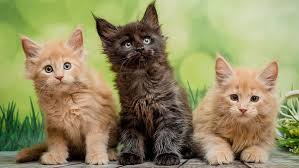
#> input picture OpenCV Notes/Photos/cats_1.jpeg, 299 x 168 px, found by its file name
$ python histogram.py
#> lines starting #> are read from the running program, lines starting #| are printed output that depends on the picture; after the words box and inside, x2 and y2 are one past the last pixel; in counts of white or black regions, pixels touching at a corner belong together
import cv2 as cv
import matplotlib.pyplot as plt
import numpy as np

img = cv.imread(r'Photos\cats_1.jpeg')
#> img is the input picture: shape (168, 299, 3); mean B, G, R 99, 140.8, 146.7
cv.imshow('Cat', img)

gray = cv.cvtColor(img, cv.COLOR_BGR2GRAY)
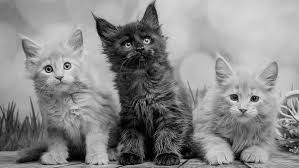
#> gray: shape (168, 299); min 0, max 239, mean 137.8
cv.imshow('Gray', gray)

blank = np.zeros(img.shape[:2], dtype='uint8')
circle = cv.circle(blank, (img.shape[1]//2, img.shape[0]//2), 30, 255, -1)
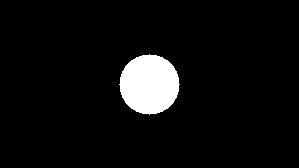
#> blank: shape (168, 299); 5.6% white; 1 white region, box (x1, y1, x2, y2) and area: (119, 54, 180, 115) 2821
mask = cv.bitwise_and(gray, gray, mask = circle)
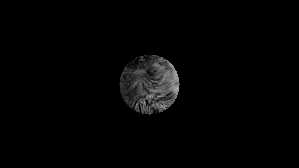
#> mask: shape (168, 299); min 0, max 173, mean 3.9

gray_hist = cv.calcHist([gray], [0], mask, [256], [0,256])
#> gray_hist = 256 values, max 50 at index 38, min 0 at index 0, mean 11.02
# second param -> color channels (for indexing)
# third param -> mask
# fourth para -> # of bins
# fifth param -> range of values
plt.figure()
plt.title('Grayscale Histogram')
plt.xlabel('Bins')
plt.ylabel('Number of Pixels')
plt.plot(gray_hist)
plt.xlim([0, 256])
plt.show()
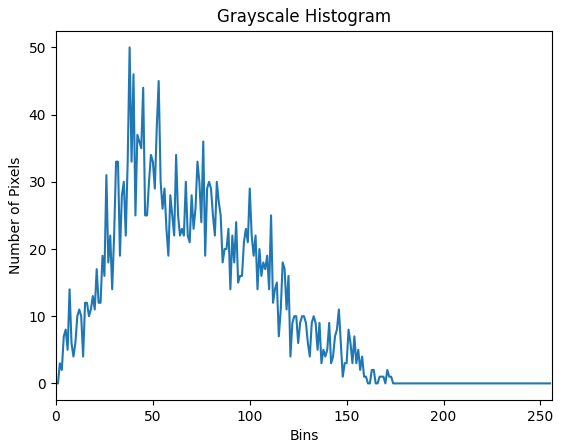
#> figure drawn by matplotlib, 1 panel; curve peaks at x = 38, y = 50

# Color Histogram
plt.figure()
plt.title('Color Histogram')
plt.xlabel('Bins')
plt.ylabel('Number of Pixels')
colors = ('b','g','r')
for i, col in enumerate(colors):
    hist = cv.calcHist([img], [i], None, [256], [0,256])
    plt.plot(hist, color=col)
    plt.xlim([0,256])

plt.show()
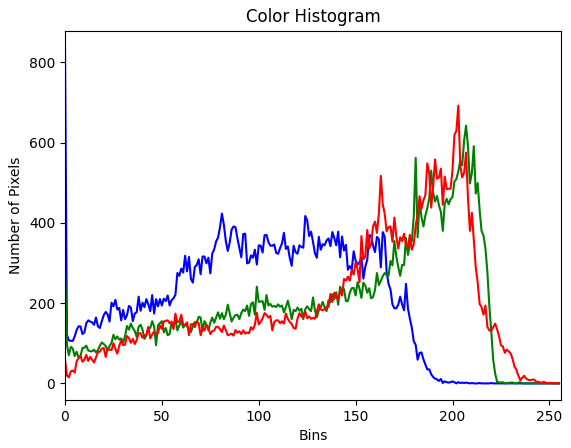
#> figure drawn by matplotlib, 1 panel; curve peaks at x = 0, y = 837; curve peaks at x = 207, y = 642; curve peaks at x = 203, y = 692


cv.waitKey(0)

$ run again, with OpenCV Notes/Photos/cats_2.jpeg copied over OpenCV Notes/Photos/cats_1.jpeg
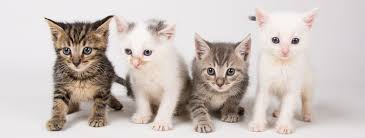
#> input picture OpenCV Notes/Photos/cats_2.jpeg, 365 x 138 px, found by its file name
#> img is the input picture: shape (138, 365, 3); mean B, G, R 188.6, 193.2, 203.2
#> `circle = cv.circle(blank, (img.shape[1]//2, img.shape[0]//2), 30, 255,..`:
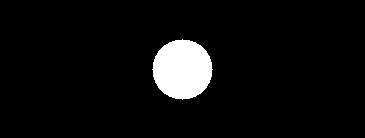
#> blank: shape (138, 365); 5.6% white; 1 white region, box (x1, y1, x2, y2) and area: (152, 39, 213, 100) 2821
#> gray_hist = 256 values, max 113 at index 225, min 0 at index 0, mean 11.02
#> `plt.show()`:
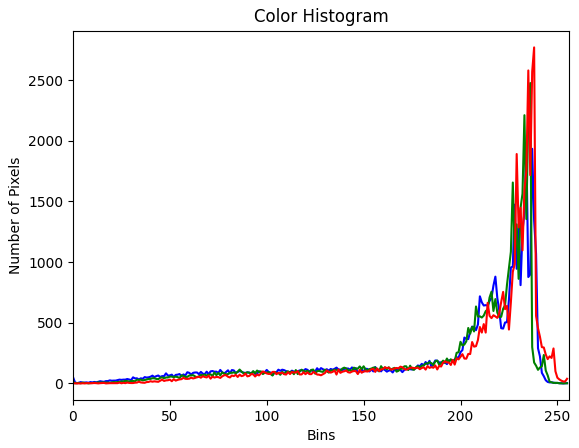
#> figure drawn by matplotlib, 1 panel; curve peaks at x = 234, y = 1948; curve peaks at x = 236, y = 2476; curve peaks at x = 238, y = 2770

$ run again, with OpenCV Notes/Photos/boston.jpeg copied over OpenCV Notes/Photos/cats_1.jpeg
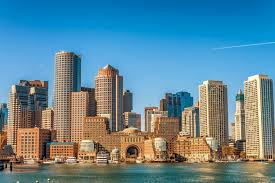
#> input picture OpenCV Notes/Photos/boston.jpeg, 275 x 183 px, found by its file name
#> img is the input picture: shape (183, 275, 3); mean B, G, R 150.2, 134.7, 95.9
#> `circle = cv.circle(blank, (img.shape[1]//2, img.shape[0]//2), 30, 255,..`:
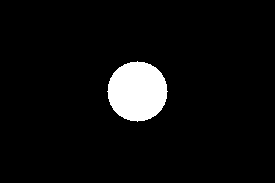
#> blank: shape (183, 275); 5.6% white; 1 white region, box (x1, y1, x2, y2) and area: (107, 61, 168, 122) 2821
#> gray_hist = 256 values, max 99 at index 176, min 0 at index 0, mean 11.02
#> `plt.show()`:
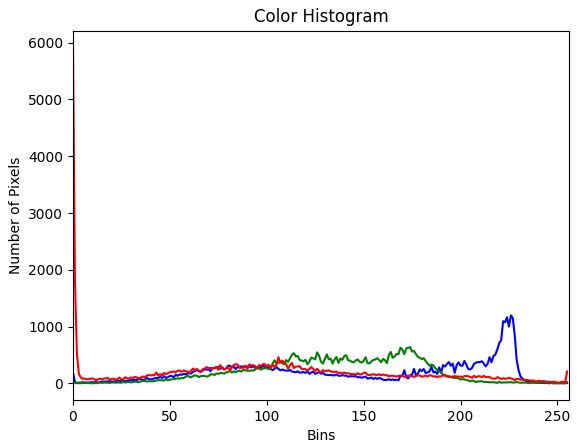
#> figure drawn by matplotlib, 1 panel; curve peaks at x = 226, y = 1197; curve peaks at x = 174, y = 640; curve peaks at x = 0, y = 5916
